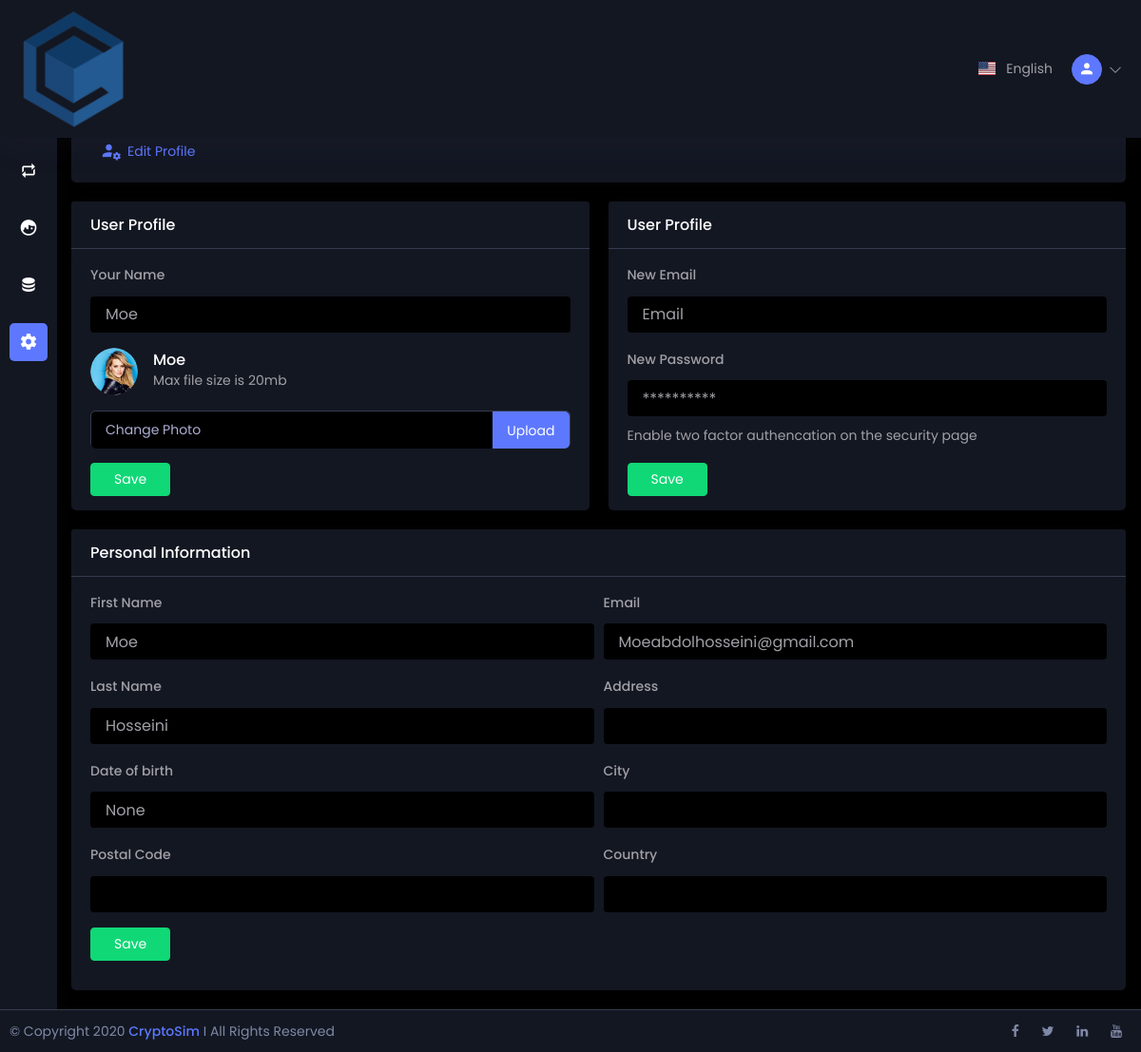
/dashboard/account/settings (signed in), run on the app's committed database.
### home/models.py (models this page shows, shortened)
class Profile(models.Model):
    user = models.OneToOneField(User, on_delete=models.CASCADE)
    first_name = models.CharField(max_length=100, blank=True)
    last_name = models.CharField(max_length=100, blank=True)
    email = models.EmailField(max_length=150)
    postal_code = models.CharField(max_length=100, blank=True)
    address = models.CharField(max_length=120, blank=True)
    city = models.CharField(max_length=100, blank=True)
    country = models.CharField(max_length=100, blank=True)
    dob = models.DateField(blank=True, null=True)
    beginner = models.BooleanField(default=False)
    professional = models.BooleanField(default=False)
    signup_confirmation = models.BooleanField(default=False)
    photo = models.ImageField(upload_to='static/images/profile_pic', height_field=None, width_field=None, blank=True)

### home/views.py (the view, shortened to what this page needs)
# urls.py: path("dashboard/account/settings", views.setting, name="setting"),
@login_required
def setting(request):
    profile = get_user(request)
    context = {
        'first_name': profile.first_name,
        'last_name': profile.last_name,
        'email': profile.email,
        'city': profile.city,
        'address': profile.address,
        'dob': profile.dob,
        'country': profile.country,
        'postal_code': profile.postal_code,
    }
    return render(request, 'settings.html', context)

### home/views.py (called while the page is built)
def get_user(request):
    profile = Profile.objects.get(id = request.user.id)
    return profile

### templates/settings.html (shortened to what this page needs)
{% load static%}
<!DOCTYPE html>
<html lang="en">
    {% include "components/dashboard-head.html" %}
<body>
    <div id="main-wrapper">
        {% include "components/dashboard-topnav.html" %}
        </div>
        {% include "components/dashbaord-sidebar.html" %}
        <div class="page-title dashboard">
            <div class="container">
                <div class="row">
                    <div class="col-6">
                        <div class="page-title-content">
                            <p>Welcome Back,
                                <span> {{ user.first_name }}</span>
                            </p>
                        </div>
                    </div>
                    <div class="col-6">
                        <ul class="text-right breadcrumbs list-unstyle">
                            <li><a href="{% url 'home:setting'%}">Settings </a></li>
                            <li class="active"><a href="#">Security</a></li>
                        </ul>
                    </div>
                </div>
            </div>
        </div>
        <div class="content-body">
            <div class="container">
                <div class="row">
                    <div class="col-xl-12">
                        <div class="card sub-menu">
                            <div class="card-body">
                                <ul class="d-flex">
                                    <li class="nav-item">
                                        <a href="{% url 'home:setting'%}" class="nav-link">
                                            <i class="mdi mdi-account-settings-variant"></i>
                                            <span>Edit Profile</span>
                                        </a>
                                    </li>
                                </ul>
                            </div>
                        </div>
                    </div>
                    <div class="col-xl-12">
                        <div class="row">
                            <div class="col-xl-6 col-md-6">
                                <div class="card">
                                    <div class="card-header">
                                        <h4 class="card-title">User Profile</h4>
                                    </div>
                                    <div class="card-body">
                                        <form action="#">
                                            <div class="form-row">
                                                <div class="form-group col-xl-12">
                                                    <label class="mr-sm-2">Your Name</label>
                                                    <input type="text" class="form-control" placeholder="{{user.first_name}}">
                                                </div>
                                                <div class="form-group col-xl-12">
                                                    <div class="media align-items-center mb-3">
                                                        <img class="mr-3 rounded-circle mr-0 mr-sm-3"
                                                            src="images/profile/2.png" width="50" height="50" alt="">
                                                        <div class="media-body">
                                                            <h5 class="mb-0">{{user.first_name}}</h5>
                                                            <p class="mb-0">Max file size is 20mb
                                                            </p>
                                                        </div>
                                                    </div>
                                                    <div class="file-upload-wrapper" data-text="Change Photo">
                                                    </div>
                                                </div>
                                                <div class="col-12">
                                                    <button class="btn btn-success waves-effect px-4">Save</button>
                                                </div>
                                            </div>
                                        </form>
                                    </div>
                                </div>
                            </div>
                            <div class="col-xl-6 col-md-6">
                                <div class="card">
                                    <div class="card-header">
                                        <h4 class="card-title">User Profile</h4>
                                    </div>
                                    <div class="card-body">
                                        <form action="#">
                                            <div class="form-row">
                                                <div class="form-group col-xl-12">
                                                    <label class="mr-sm-2">New Email</label>
                                                    <input type="email" class="form-control" placeholder="Email">
                                                </div>
                                                <div class="form-group col-xl-12">
                                                    <label class="mr-sm-2">New Password</label>
                                                    <input type="password" class="form-control"
                                                        placeholder="**********">
                                                    <p class="mt-2 mb-0">Enable two factor authencation on the security
                                                        page
                                                    </p>
                                                </div>
                                                <div class="col-12">
                                                    <button class="btn btn-success waves-effect px-4">Save</button>
                                                </div>
                                            </div>
                                        </form>
                                    </div>
                                </div>
                            </div>
                            <div class="col-xl-12">
                                <div class="card">
                                    <div class="card-header">
                                        <h4 class="card-title">Personal Information</h4>
                                    </div>
                                    <div class="card-body">
                                        <form method="post" name="myform" class="personal_validate">
                                            <div class="form-row">
                                                <div class="form-group col-xl-6 col-md-6">
                                                    <label class="mr-sm-2">First Name</label>
                                                    <input type="text" class="form-control" placeholder="{{first_name}}"
                                                        name="first_name">
                                                </div>
                                                <div class="form-group col-xl-6 col-md-6">
                                                    <label class="mr-sm-2">Email</label>
                                                    <input type="text" class="form-control"
                                                        placeholder="{{email}}" name="email">
                                                </div>
                                                <div class="form-group col-xl-6 col-md-6">
                                                    <label class="mr-sm-2">Last Name</label>
                                                    <input type="text" class="form-control" placeholder="{{last_name}}"
                                                         name="last_name">
                                                </div>
                                                <div class="form-group col-xl-6 col-md-6">
                                                    <label class="mr-sm-2">Address</label>
                                                    <input type="text" class="form-control"
                                                        placeholder="{{address}}" name="address">
                                                </div>
                                                <div class="form-group col-xl-6 col-md-6">
                                                    <label class="mr-sm-2">Date of birth</label>
                                                    <input type="text" class="form-control"
                                                        placeholder="{{dob}}"
                                                        name="dob">
                                                </div>
                                                <div class="form-group col-xl-6 col-md-6">
                                                    <label class="mr-sm-2">City</label>
                                                    <input type="text" class="form-control" placeholder="{{city}}"
                                                        name="city">
                                                </div>
                                                <div class="form-group col-xl-6 col-md-6">
                                                    <label class="mr-sm-2">Postal Code</label>
                                                    <input type="text" class="form-control" placeholder="{{postal_code}}"
                                                        name="postal_code">
                                                </div>
                                                <div class="form-group col-xl-6 col-md-6">
                                                    <label class="mr-sm-2">Country</label>
                                                    <input type="text" class="form-control" placeholder="{{country}}"
                                                        name="country">
                                                </div>
                                                <div class="form-group col-12">
                                                    <button type="submit" class="btn btn-success px-4">Save</button>
                                                </div>
                                            </div>
                                        </form>
                                    </div>
                                </div>
                            </div>
                        </div>
                    </div>
                </div>
            </div>
        </div>
        {% include "components/dashboard-footer.html" %}
</body>
</html>

### data on the page
Profile: first_name "Moe", email "Moeabdolhosseini@gmail.com", last_name "Hosseini"

### other printed values
{{ user.first_name }} "Moe"
